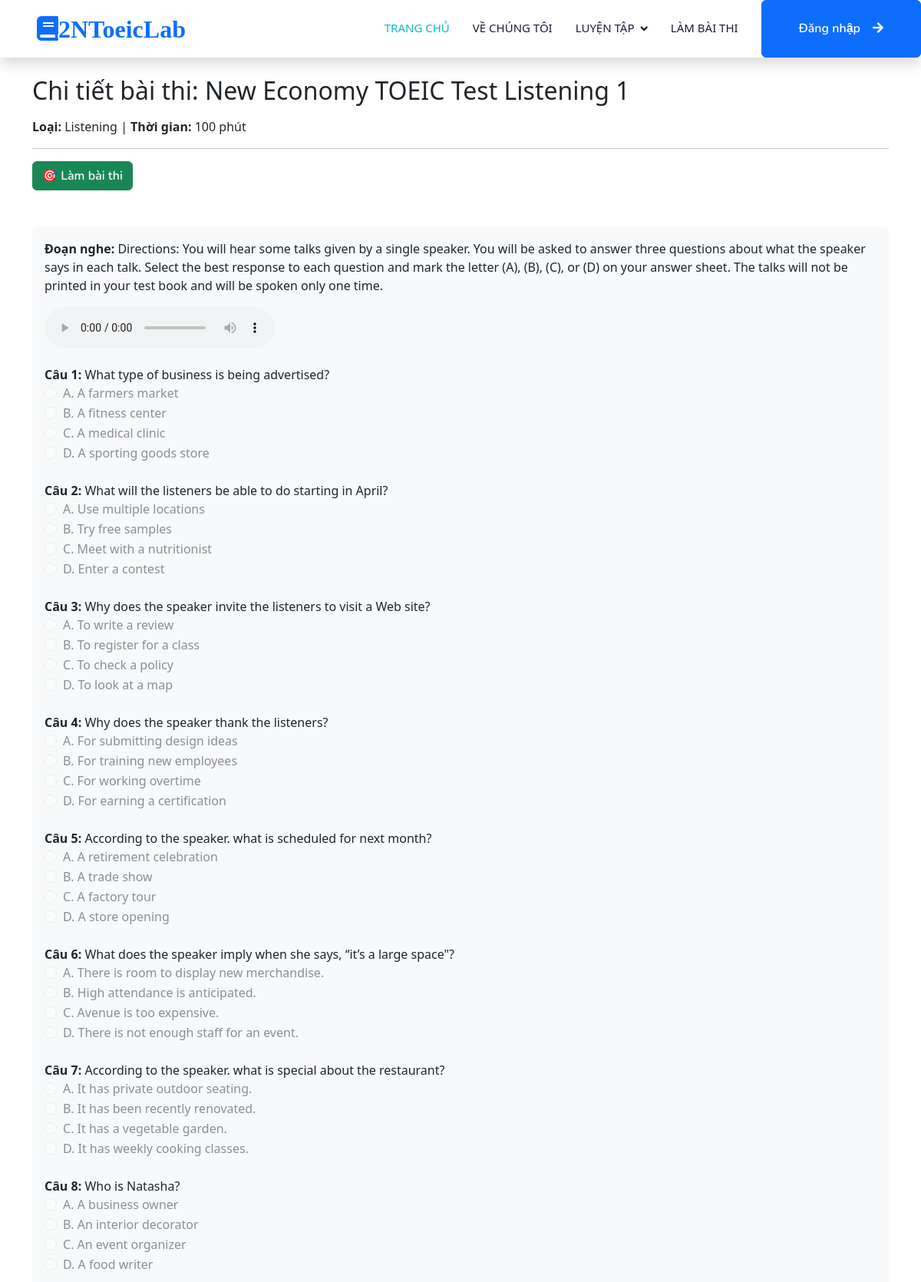
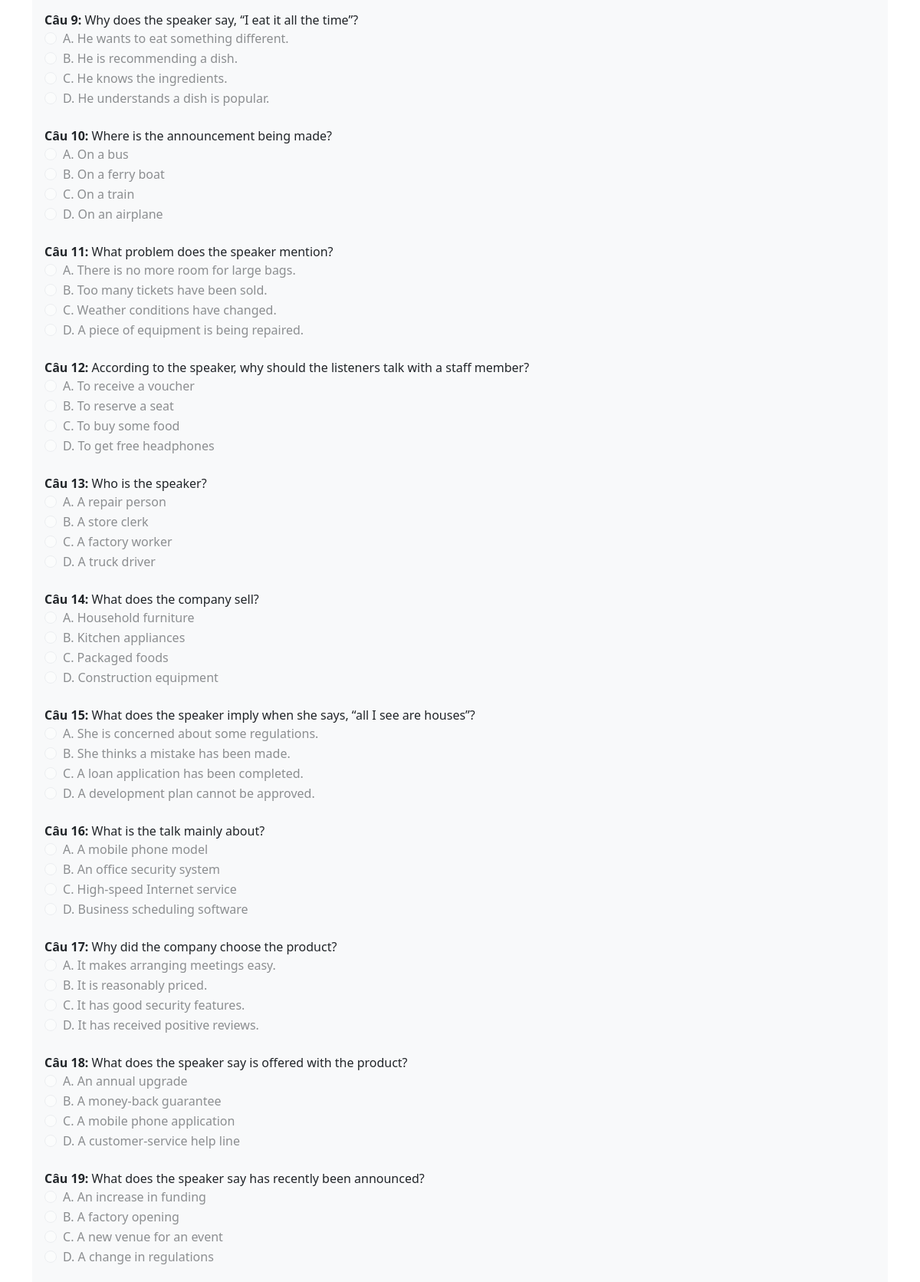
The page /templates/examdetails.php?id=4 (upper part) on the database its author committed (2 pictures, top to bottom).
### tables this page shows
CREATE TABLE IF NOT EXISTS `exam` (
  `exam_id` int(11) NOT NULL AUTO_INCREMENT,
  `title` varchar(255) NOT NULL,
  `type` varchar(255) NOT NULL,
  `duration_minutes` int(11) NOT NULL,
  `difficulty_level` int(11) NOT NULL,
  PRIMARY KEY (`exam_id`)
);

CREATE TABLE IF NOT EXISTS `exam_question` (
  `question_id` int(11) NOT NULL AUTO_INCREMENT,
  `exam_id` int(11) NOT NULL,
  `content` varchar(255) NOT NULL,
  `audio_url` varchar(255) DEFAULT NULL,
  `correct_answer` varchar(1) NOT NULL,
  `option_1` varchar(255) NOT NULL,
  `option_2` varchar(255) NOT NULL,
  `option_3` varchar(255) NOT NULL,
  `option_4` varchar(255) NOT NULL,
  `passage_id` int(11) DEFAULT NULL,
  `listening_id` int(11) DEFAULT NULL,
  PRIMARY KEY (`question_id`),
  KEY `exam_id` (`exam_id`) USING BTREE,
  KEY `Pass` (`passage_id`),
  KEY `FK_lis` (`listening_id`)
);

### templates/examdetails.php (the view, shortened to what this page needs)
<?php
$model = new ExamModel();
$exam_id = $_GET['id'] ?? 0;
$conn = $model->getConn();
$exam_sql = "SELECT * FROM exam WHERE exam_id = $exam_id";
$exam_result = mysqli_query($conn, $exam_sql);
$exam = mysqli_fetch_assoc($exam_result);
$passages = [];
$question_sql = "SELECT * FROM exam_question WHERE exam_id = $exam_id ORDER BY passage_id ASC, question_id ASC";
$question_result = mysqli_query($conn, $question_sql);
$questions = [];
while ($row = mysqli_fetch_assoc($question_result)) {
    $questions[] = $row;
}
$grouped_questions = [];
$no_passage_questions = [];
foreach ($questions as $q) {
    if ($q['passage_id']) {
        $grouped_questions[$q['passage_id']][] = $q;
    } else {
        $no_passage_questions[] = $q;
    }
}
$listenings = [];
$grouped_listening_questions = [];
$no_listening_questions = [];
if ($exam['type'] === 'Listening') {
    $lsql = "SELECT * FROM listening WHERE exam_id = $exam_id";
    $lresult = mysqli_query($conn, $lsql);
    while ($row = mysqli_fetch_assoc($lresult)) {
        $listenings[$row['listening_id']] = [
            'content' => $row['content'],
            'audio_url' => $row['audio_url']
        ];
    }
    foreach ($questions as $q) {
        if (!empty($q['listening_id'])) {
            $grouped_listening_questions[$q['listening_id']][] = $q;
        } else {
            $no_listening_questions[] = $q;
        }
    }
}
?>
<!DOCTYPE html>
<html lang="vi">
<head>
    <link href="https://cdn.jsdelivr.net/npm/bootstrap@5.3.0/dist/css/bootstrap.min.css" rel="stylesheet">
    <link href="https://cdnjs.cloudflare.com/ajax/libs/font-awesome/5.10.0/css/all.min.css" rel="stylesheet">
    <link href="https://cdn.jsdelivr.net/npm/bootstrap-icons@1.4.1/font/bootstrap-icons.css" rel="stylesheet">
    <link href="../public/libs/animate/animate.min.css" rel="stylesheet">
    <link href="../public/libs/owlcarousel/assets/owl.carousel.min.css" rel="stylesheet">
    <link href="../public/css/bootstrap.min.css" rel="stylesheet">
    <link href="../public/css/style.css" rel="stylesheet">
</head>
<body>
    <nav class="navbar navbar-expand-lg bg-white navbar-light shadow sticky-top p-0">
        <a href="../index.php" class="navbar-brand d-flex align-items-center px-4 px-lg-5">
            <h2 class="m-0 text-primary"><i class="fa fa-book me-3">2NToeicLab</i></h2>
        </a>
        <div class="collapse navbar-collapse" id="navbarCollapse">
            <div class="navbar-nav ms-auto p-4 p-lg-0">
                <a href="../index.php" class="nav-item nav-link active">Trang chủ</a>
                <a href="./about.php" class="nav-item nav-link">Về chúng tôi</a>
                <div class="nav-item dropdown">
                    <a href="./practice.php" class="nav-link dropdown-toggle" data-bs-toggle="dropdown">Luyện tập</a>
                </div>
                <a href="templates/test.php" class="nav-item nav-link">Làm bài thi</a>
            </div>
            <?php if (isset($_SESSION["user_email"])): ?>
                <div class="nav-item dropdown me-4">
                    <a href="#" class="btn btn-primary dropdown-toggle py-4 px-lg-5 d-none d-lg-block" data-bs-toggle="dropdown">
                        <?= explode('@', $_SESSION["user_email"])[0] ?>
                    </a>
                    <div class="dropdown-menu dropdown-menu-end">
                        <a href="profile.php" class="dropdown-item">Sửa thông tin</a>
                        <a href="logout.php" class="dropdown-item text-danger">Đăng xuất</a>
                        <div class="dropdown-submenu">
                            <a href="#" class="dropdown-item submenu-toggle">Admin</a>
                            <ul class="submenu">
                            <li><a href="admin/exam_manage.php" class="dropdown-item">Quản lý bài thi</a></li>
                            <li><a href="#" class="dropdown-item">Quản lý người dùng</a></li>
                            </ul>
                        </div>
                    </div>
                </div>
            <?php else: ?>
                <a href="login.php" class="btn btn-primary py-4 px-lg-5 d-none d-lg-block">Đăng nhập<i class="fa fa-arrow-right ms-3"></i></a>
            <?php endif; ?>
        </div>
    </nav>
  <div class="container py-4">
    <h2 class="mb-3">Chi tiết bài thi: <?= htmlspecialchars($exam['title']) ?></h2>
    <p><strong>Loại:</strong> <?= $exam['type'] ?> | <strong>Thời gian:</strong> <?= $exam['duration_minutes'] ?> phút</p>
    <hr>
    <button id="startExamBtn" class="btn btn-success mb-4">🎯 Làm bài thi</button>
    <form method="POST" id="submitForm">
        <?php $cauSo = 1; ?>
        <?php if ($exam['type'] === 'Reading'): ?>
            <?php if (!empty($no_passage_questions)): ?>
                <h4 class="mt-4">Câu hỏi không gắn đoạn văn</h4>
                <?php foreach ($no_passage_questions as $q): ?>
                    <div class="question-block">
                        <strong>Câu <?= $cauSo++ ?>:</strong> <?= htmlspecialchars($q['content']) ?>
                        <?php foreach (['A','B','C','D'] as $i => $opt): ?>
                            <div class="form-check">
                                <input class="form-check-input" disabled type="radio" name="<?= $q['question_id'] ?>" value="<?= $opt ?>" id="q<?= $q['question_id'] . $opt ?>">
                                <label class="form-check-label" for="q<?= $q['question_id'] . $opt ?>">
                                    <?= $opt ?>. <?= htmlspecialchars($q["option_" . ($i + 1)]) ?>
                                </label>
                            </div>
                        <?php endforeach; ?>
                    </div>
                <?php endforeach; ?>
            <?php endif; ?>
            <?php foreach ($passages as $pid => $content): ?>
                <div class="passage-block bg-light p-3 my-4 rounded">
                    <p><?= nl2br(htmlspecialchars($content)) ?></p>
                    <?php foreach ($grouped_questions[$pid] ?? [] as $q): ?>
                        <div class="question-block">
                            <strong>Câu <?= $cauSo++ ?>:</strong> <?= htmlspecialchars($q['content']) ?>
                            <?php foreach (['A','B','C','D'] as $i => $opt): ?>
                                <div class="form-check">
                                    <input class="form-check-input" disabled type="radio" name="<?= $q['question_id'] ?>" value="<?= $opt ?>" id="q<?= $q['question_id'] . $opt ?>">
                                    <label class="form-check-label" for="q<?= $q['question_id'] . $opt ?>">
                                        <?= $opt ?>. <?= htmlspecialchars($q["option_" . ($i + 1)]) ?>
                                    </label>
                                </div>
                            <?php endforeach; ?>
                        </div>
                    <?php endforeach; ?>
                </div>
            <?php endforeach; ?>
        <?php else: ?>
            <?php foreach ($listenings as $lid => $info): ?>
                <div class="p-3 my-4 bg-light rounded">
                    <p><strong>Đoạn nghe:</strong> <?= nl2br(htmlspecialchars($info['content'])) ?></p>
                    <audio controls>
                        <source src="../public/<?= htmlspecialchars($info['audio_url']) ?>" type="audio/mpeg">
                    </audio>
                    <?php foreach ($grouped_listening_questions[$lid] ?? [] as $q): ?>
                        <div class="question-block mt-3">
                            <strong>Câu <?= $cauSo++ ?>:</strong> <?= htmlspecialchars($q['content']) ?>
                            <?php foreach (['A','B','C','D'] as $i => $opt): ?>
                                <div class="form-check">
                                    <input class="form-check-input" disabled type="radio" name="<?= $q['question_id'] ?>" value="<?= $opt ?>" id="q<?= $q['question_id'] . $opt ?>">
                                    <label class="form-check-label" for="q<?= $q['question_id'] . $opt ?>">
                                        <?= $opt ?>. <?= htmlspecialchars($q["option_" . ($i + 1)]) ?>
                                    </label>
                                </div>
                            <?php endforeach; ?>
                        </div>
                    <?php endforeach; ?>
                </div>
            <?php endforeach; ?>
        <?php endif; ?>
    </form>
</div>
</body>
</html>

### public/css/style.css (style rules this page uses)
:root { --primary: #06BBCC; --light: #F0FBFC; --dark: #181d38; }
.btn { font-family: 'Nunito', sans-serif; font-weight: 600; transition: .5s; }
.btn.btn-primary, .btn.btn-secondary { color: #FFFFFF; }
.navbar .dropdown-toggle::after { border: none; content: "\f107"; font-family: "Font Awesome 5 Free"; font-weight: 900; vertical-align: middle; margin-left: 8px; }
.navbar-light .navbar-nav .nav-link { margin-right: 30px; padding: 25px 0; color: #FFFFFF; font-size: 15px; text-transform: uppercase; outline: none; }
.navbar-light .navbar-nav .nav-link:hover, .navbar-light .navbar-nav .nav-link.active { color: var(--primary); }
.navbar-light .navbar-brand, .navbar-light a.btn { height: 75px; }
.navbar-light .navbar-nav .nav-link { color: var(--dark); font-weight: 500; }
.navbar-light.sticky-top { top: -100px; transition: .5s; }

### templates/examdetails.php (style rules this page uses)
.question-block { margin-bottom: 25px; }

### rows shown on the page
exam: title "New Economy TOEIC Test Listening 1", type "Listening", duration_minutes "100"
exam_question: content "What type of business is being advertised?", opt "A", option_1 "A farmers market", opt "B", option_2 "A fitness center", opt "C", option_3 "A medical clinic", opt "D", option_4 "A sporting goods store"
exam_question: content "What will the listeners be able to do starting in April?", opt "A", option_1 "Use multiple locations", opt "B", option_2 "Try free samples", opt "C", option_3 "Meet with a nutritionist", opt "D", option_4 "Enter a contest"
exam_question: content "Why does the speaker invite the listeners to visit a Web site?", opt "A", option_1 "To write a review", opt "B", option_2 "To register for a class", opt "C", option_3 "To check a policy", opt "D", option_4 "To look at a map"
exam_question: content "Why does the speaker thank the listeners?", opt "A", option_1 "For submitting design ideas", opt "B", option_2 "For training new employees", opt "C", option_3 "For working overtime", opt "D", option_4 "For earning a certification"
exam_question: content "According to the speaker. what is scheduled for next month?", opt "A", option_1 "A retirement celebration", opt "B", option_2 "A trade show", opt "C", option_3 "A factory tour", opt "D", option_4 "A store opening"
exam_question: content "What does the speaker imply when she says, “it’s a large space\"?", opt "A", option_1 "There is room to display new merchandise.", opt "B", option_2 "High attendance is anticipated.", opt "C", option_3 "Avenue is too expensive.", opt "D", option_4 "There is not enough staff for an event."
exam_question: content "According to the speaker. what is special about the restaurant?", opt "A", option_1 "It has private outdoor seating.", opt "B", option_2 "It has been recently renovated.", opt "C", option_3 "It has a vegetable garden.", opt "D", option_4 "It has weekly cooking classes."
exam_question: content "Who is Natasha?", opt "A", option_1 "A business owner", opt "B", option_2 "An interior decorator", opt "C", option_3 "An event organizer", opt "D", option_4 "A food writer"
exam_question: content "Why does the speaker say, “I eat it all the time”?", opt "A", option_1 "He wants to eat something different.", opt "B", option_2 "He is recommending a dish.", opt "C", option_3 "He knows the ingredients.", opt "D", option_4 "He understands a dish is popular."
exam_question: content "Where is the announcement being made?", opt "A", option_1 "On a bus", opt "B", option_2 "On a ferry boat", opt "C", option_3 "On a train", opt "D", option_4 "On an airplane"
exam_question: content "What problem does the speaker mention?", opt "A", option_1 "There is no more room for large bags.", opt "B", option_2 "Too many tickets have been sold.", opt "C", option_3 "Weather conditions have changed.", opt "D", option_4 "A piece of equipment is being repaired."
exam_question: content "According to the speaker, why should the listeners talk with a staff member?", opt "A", option_1 "To receive a voucher", opt "B", option_2 "To reserve a seat", opt "C", option_3 "To buy some food", opt "D", option_4 "To get free headphones"
exam_question: content "Who is the speaker?", opt "A", option_1 "A repair person", opt "B", option_2 "A store clerk", opt "C", option_3 "A factory worker", opt "D", option_4 "A truck driver"
exam_question: content "What does the company sell?", opt "A", option_1 "Household furniture", opt "B", option_2 "Kitchen appliances", opt "C", option_3 "Packaged foods", opt "D", option_4 "Construction equipment"
exam_question: content "What does the speaker imply when she says, “all I see are houses”?", opt "A", option_1 "She is concerned about some regulations.", opt "B", option_2 "She thinks a mistake has been made.", opt "C", option_3 "A loan application has been completed.", opt "D", option_4 "A development plan cannot be approved."
exam_question: content "What is the talk mainly about?", opt "A", option_1 "A mobile phone model", opt "B", option_2 "An office security system", opt "C", option_3 "High-speed Internet service", opt "D", option_4 "Business scheduling software"
exam_question: content "Why did the company choose the product?", opt "A", option_1 "It makes arranging meetings easy.", opt "B", option_2 "It is reasonably priced.", opt "C", option_3 "It has good security features.", opt "D", option_4 "It has received positive reviews."
exam_question: content "What does the speaker say is offered with the product?", opt "A", option_1 "An annual upgrade", opt "B", option_2 "A money-back guarantee", opt "C", option_3 "A mobile phone application", opt "D", option_4 "A customer-service help line"
exam_question: content "What does the speaker say has recently been announced?", opt "A", option_1 "An increase in funding", opt "B", option_2 "A factory opening", opt "C", option_3 "A new venue for an event", opt "D", option_4 "A change in regulations"
